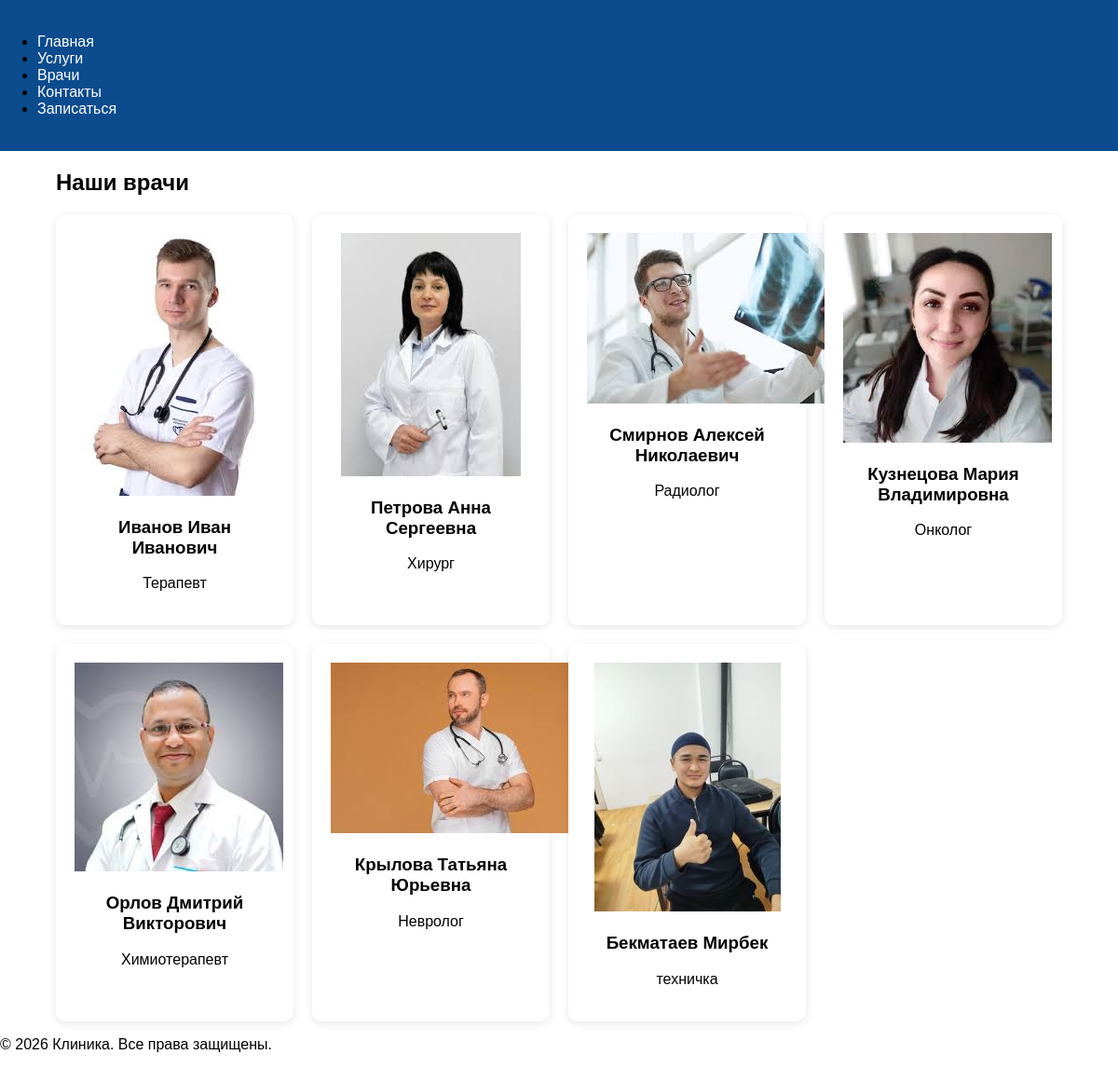
The app's page /doctors/ with its own data.
### main/models.py (models this page shows, shortened)
class Doctor(models.Model):
    name = models.CharField("Имя", max_length=100)
    specialty = models.CharField("Специализация", max_length=100)
    email = models.EmailField("Электронная почта", default='example@example.com')
    photo = models.ImageField("Фото", upload_to='doctors/')

### main/views.py (the view)
# urls.py: path('doctors/', views.doctors, name='doctors'),
def doctors(request):
    doctors = Doctor.objects.all()
    return render(request, 'main/doctors.html', {'doctors': doctors})

### main/templates/main/doctors.html (shortened to what this page needs)
{% extends 'main/base.html' %}
{% load static %}
{% block content %}
<section class="doctors">
    <div class="container">
        <h1>Наши врачи</h1>
        <div class="doctors-grid">
            {% for doctor in doctors %}
            <div class="doctor-card">
                {% if doctor.photo %}
                <img src="{{ doctor.photo.url }}" alt="{{ doctor.name }}">
                {% else %}
                <img src="{% static 'main/images/default-doctor.jpg' %}" alt="{{ doctor.name }}">
                {% endif %}
                <h3>{{ doctor.name }}</h3>
                <p>{{ doctor.specialty }}</p>
            </div>
            {% empty %}
            <p>Врачи пока не добавлены.</p>
            {% endfor %}
        </div>
    </div>
</section>
{% endblock %}

### main/static/main/css/style.css (style rules this page uses)
body { font-family: 'Arial', sans-serif; margin:0; padding:0; }
.container { width: 90%; max-width:1200px; margin:0 auto; }
.services-grid, .doctors-grid { display:grid; grid-template-columns:repeat(auto-fit,minmax(250px,1fr)); gap:20px; }
.service-card, .doctor-card { background:white; padding:20px; border-radius:10px; box-shadow:0 2px 10px rgba(0,0,0,0.1); text-align:center; }

### records on screen
Doctor: photo (picture), name "Иванов Иван Иванович", specialty "Терапевт"
Doctor: photo (picture), name "Петрова Анна Сергеевна", specialty "Хирург"
Doctor: photo (picture), name "Смирнов Алексей Николаевич", specialty "Радиолог"
Doctor: photo (picture), name "Кузнецова Мария Владимировна", specialty "Онколог"
Doctor: photo (picture), name "Орлов Дмитрий Викторович", specialty "Химиотерапевт"
Doctor: photo (picture), name "Крылова Татьяна Юрьевна", specialty "Невролог"
Doctor: photo (picture), name "Бекматаев Мирбек", specialty "техничка"
